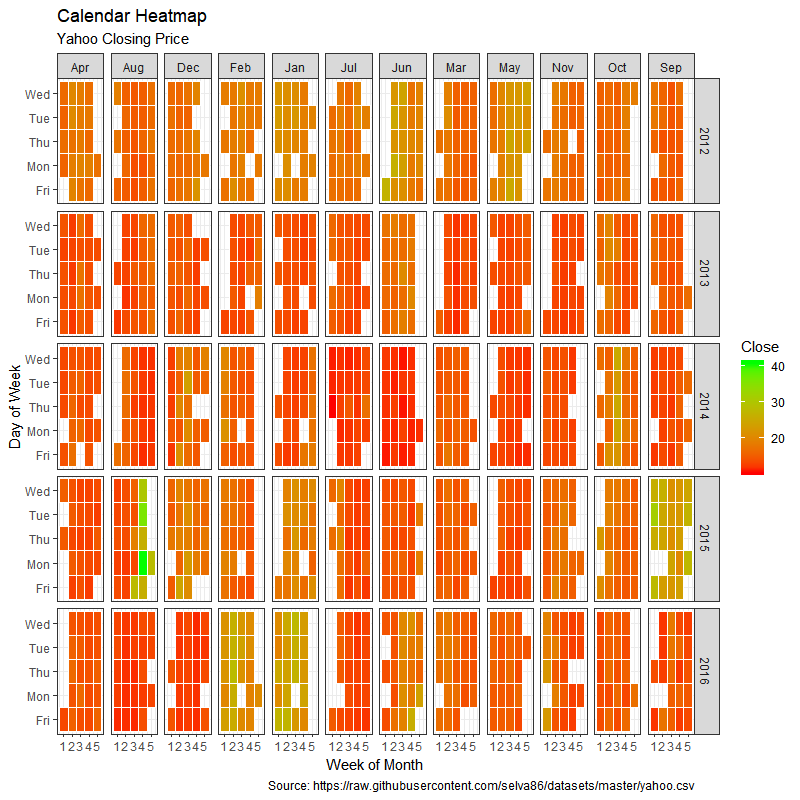

R code for this plot:
### CALENDAR HEATMAP ###

# Import ggplot2 package   
library(ggplot2)                                     

# Import plyr package
library(plyr)                                        

# Import scales package
library(scales)                                      

# Import zoo package
library(zoo)                                         

# DATA FRAME PREPARATION (SEE EXAMPLE BELOW)

# df <- read.csv("")
# df$date <- as.Date(df$date)
# df <- df[df$year >= , ]

# df$yearmonth <- as.yearmon(df$date)
# df$yearmonthf <- factor(df$yearmonth)
# df <- ddply(df, .(yearmonthf), transform, monthweek = 1+week-min(week))
# df <- df[, c()]
# head(df)

ggplot(data = df,                                    # do not modify this line of code 
       aes(x = ,                                     # set the x variable (must be numerical)                           
           y = ,                                     # set the y variable (must be numerical)
           fill = )) +                               # set the fill varible (must be numerical)
  geom_tile(color = "white") +                       # do not modify this line of code 
  facet_grid(year ~ monthf) +                        # do not modify this line of code 
  scale_fill_gradient(low = "red",                   # set the low fill gradient color
                      high ="green") +               # set the high fill gradient color
  labs(x = "",                                       # type in the x-axis label
       y = "",                                       # type in the y-axis label
       title = "",                                   # type in the heatmap chart title
       subtitle = "",                                # type in the heatmap chart subtitle
       caption = "",                                 # type in additional captions
       fill = "")                                    # type in the fill bar title

# EXAMPLE

library(ggplot2)
library(plyr)
library(scales)
library(zoo)

df <- read.csv("https://raw.githubusercontent.com/selva86/datasets/master/yahoo.csv")
df$date <- as.Date(df$date)
df <- df[df$year >= 2012, ]

df$yearmonth <- as.yearmon(df$date)
df$yearmonthf <- factor(df$yearmonth)
df <- ddply(df, .(yearmonthf), transform, monthweek = 1+week-min(week))
df <- df[, c("year", "yearmonthf", "monthf", "week", "monthweek", "weekdayf", "VIX.Close")]
head(df)

ggplot(data = df, 
       aes(x = monthweek,
           y = weekdayf, 
           fill = VIX.Close)) + 
  geom_tile(color = "white") + 
  facet_grid(year~monthf) + 
  scale_fill_gradient(low = "red",
                      high ="green") +
  labs(x = "Week of Month",
       y = "Day of Week",
       title = "Calendar Heatmap", 
       subtitle = "Yahoo Closing Price",
       caption = "Source: https://raw.githubusercontent.com/selva86/datasets/master/yahoo.csv",
       fill = "Close")
